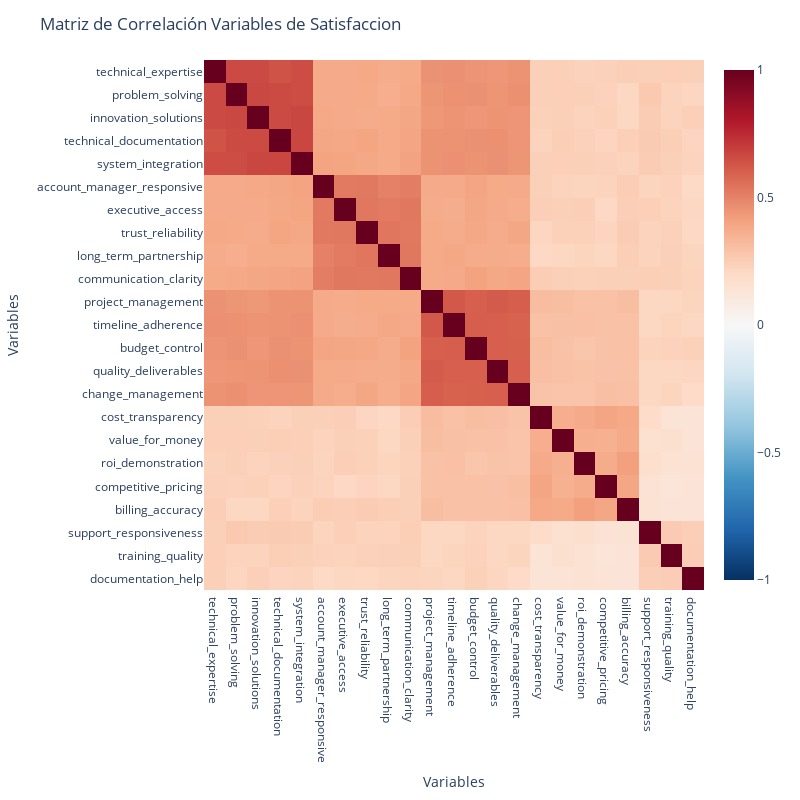

The notebook cell saved with this chart:
### Markdown cell above
# Validación de ideoneidad de los datos

### Code cell
# Matriz de correlación para variables de satisfacción
correlation_matrix = data_imputed[satisfaction_vars].corr()

# heatmap con Plotly
fig = px.imshow(
    correlation_matrix,
    x=correlation_matrix.columns,
    y=correlation_matrix.index,
    color_continuous_scale='RdBu_r',
    zmin=-1, zmax=1,
    aspect="auto"
)

fig.update_layout(
    title='Matriz de Correlación Variables de Satisfaccion',
    width=800,
    height=800,
    xaxis_title="Variables",
    yaxis_title="Variables"
)

fig.show()

### Figure 1 — Plotly figure (JSON) as saved in the notebook; plotly's stock layout.template omitted (floating-point values rounded to 4 significant figures; data arrays with more than 128 entries replaced by an {"elided": "..."} marker saying what was removed)
{"data": [{"coloraxis": "coloraxis", "hovertemplate": "x: %{x}<br>y: %{y}<br>color: %{z}<extra></extra>", "name": "0", "type": "heatmap", "x": ["technical_expertise", "problem_solving", "innovation_solutions", "technical_documentation", "system_integration", "account_manager_responsive", "executive_access", "trust_reliability", "long_term_partnership", "communication_clarity", "project_management", "timeline_adherence", "budget_control", "quality_deliverables", "change_management", "cost_transparency", "value_for_money", "roi_demonstration", "competitive_pricing", "billing_accuracy", "support_responsiveness", "training_quality", "documentation_help"], "xaxis": "x", "y": ["technical_expertise", "problem_solving", "innovation_solutions", "technical_documentation", "system_integration", "account_manager_responsive", "executive_access", "trust_reliability", "long_term_partnership", "communication_clarity", "project_management", "timeline_adherence", "budget_control", "quality_deliverables", "change_management", "cost_transparency", "value_for_money", "roi_demonstration", "competitive_pricing", "billing_accuracy", "support_responsiveness", "training_quality", "documentation_help"], "yaxis": "y", "z": {"elided": "23x23 float values"}}], "layout": {"coloraxis": {"cmax": 1, "cmin": -1, "colorscale": [[0, "rgb(5,48,97)"], [0.1, "rgb(33,102,172)"], [0.2, "rgb(67,147,195)"], [0.3, "rgb(146,197,222)"], [0.4, "rgb(209,229,240)"], [0.5, "rgb(247,247,247)"], [0.6, "rgb(253,219,199)"], [0.7, "rgb(244,165,130)"], [0.8, "rgb(214,96,77)"], [0.9, "rgb(178,24,43)"], [1, "rgb(103,0,31)"]]}, "height": 800, "margin": {"t": 60}, "title": {"text": "Matriz de Correlación Variables de Satisfaccion"}, "width": 800, "xaxis": {"anchor": "y", "domain": [0, 1], "title": {"text": "Variables"}}, "yaxis": {"anchor": "x", "autorange": "reversed", "domain": [0, 1], "title": {"text": "Variables"}}}}
